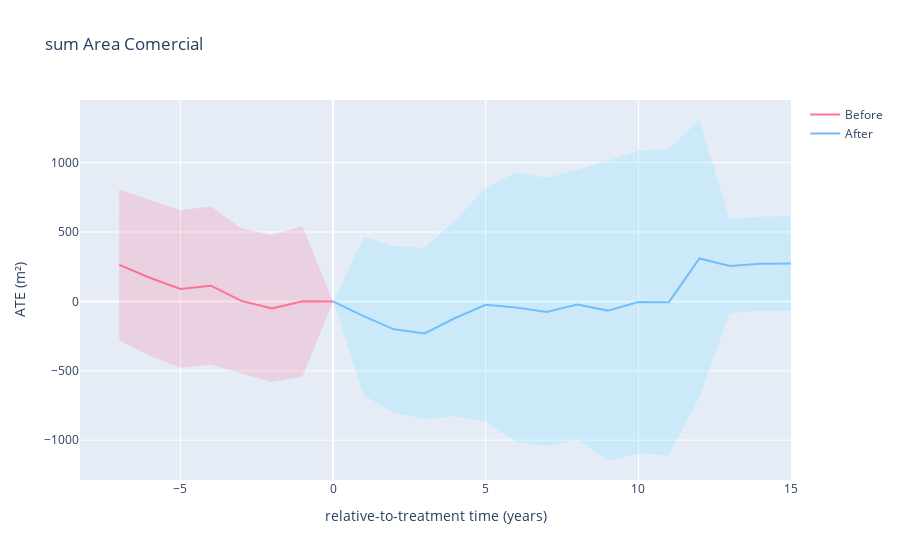
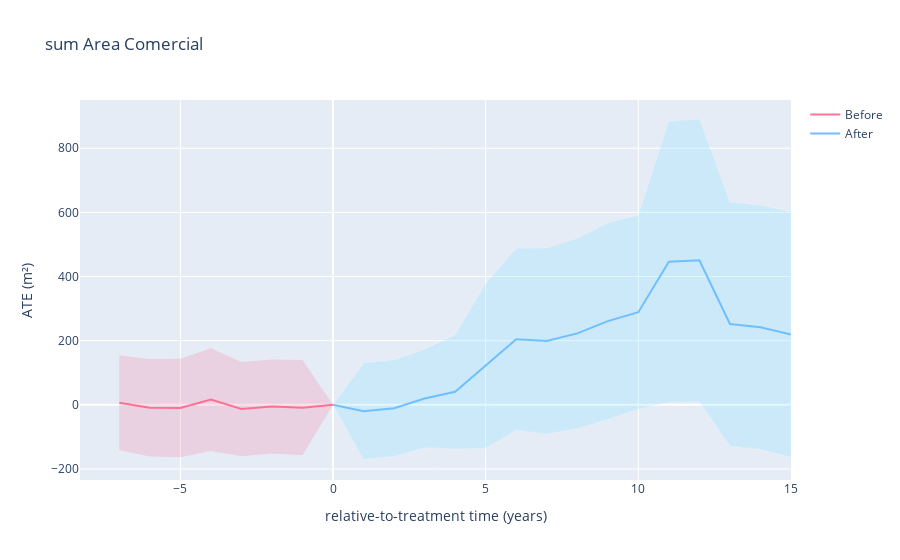
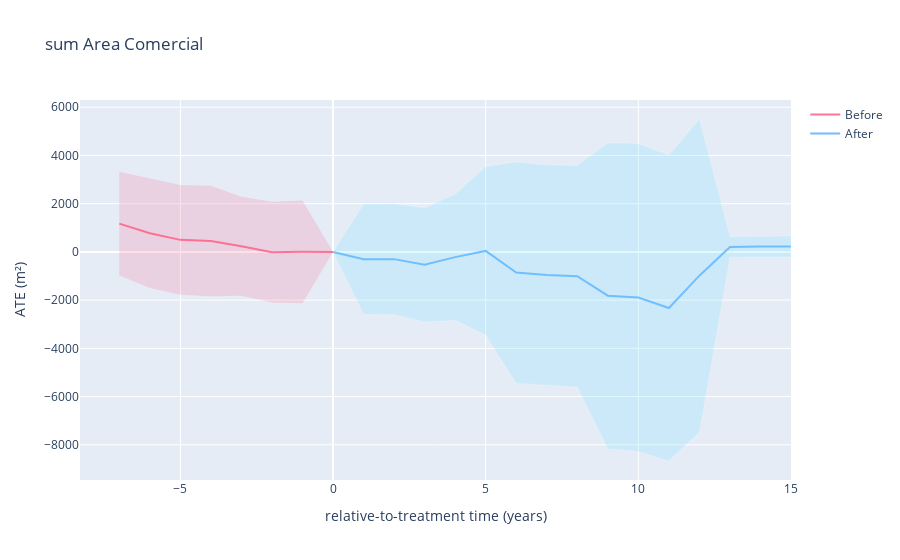

The code cell stored with these charts, in order, in its notebook:
### Code cell
# Set the reference year
delta_ref = 0

lst_aux_ana = []
# For each year we apply the DID and append to a empty list
for year in range(-7, 16):
    lst_aux_ana.append(get_ATE(df_results_matching_all, delta_ref, year, y).assign(year=year))
# Convert the list into a unified Dataframe
df_plot = pd.concat(lst_aux_ana)
print('General')
# Now Plot the result
plot_did(df_plot, delta_ref)

# Same code, for another group
lst_aux_ana = []
for year in range(-7, 16):
    lst_aux_ana.append(get_ATE(df_results_baixa, delta_ref, year, y).assign(year=year))
df_plot = pd.concat(lst_aux_ana)
print('Peripherical Group')
plot_did(df_plot, delta_ref)

# Same...
lst_aux_ana = []
for year in range(-7,16):
    lst_aux_ana.append(get_ATE(df_results_alta, delta_ref, year, y).assign(year=year))
df_plot = pd.concat(lst_aux_ana)
print('Central Group')
plot_did(df_plot, delta_ref)

### Figure 1 — Plotly figure (JSON) as saved in the notebook; plotly's stock layout.template omitted (floating-point values rounded to 4 significant figures)
{"data": [{"line": {"color": "rgba(255, 102, 140,0.9)"}, "mode": "lines", "name": "Before", "type": "scatter", "x": [-7, -6, -5, -4, -3, -2, -1, 0], "y": [263.6, 170.3, 89.0, 113.1, 3.562, -50.86, 0.2714, 0]}, {"line": {"color": "rgba(102, 179, 255, 0.9)"}, "mode": "lines", "name": "After", "type": "scatter", "x": [0, 1, 2, 3, 4, 5, 6, 7, 8, 9, 10, 11, 12, 13, 14, 15], "y": [0, -106.0, -201.4, -230.9, -119.8, -25.0, -43.2, -75.93, -23.0, -66.32, -4.844, -5.393, 309.5, 254.6, 272.2, 273.5]}, {"fill": "toself", "fillcolor": "rgba(255, 102, 140,0.2)", "hoverinfo": "skip", "line": {"color": "rgba(255,255,255,0)"}, "showlegend": false, "type": "scatter", "x": [-7, -6, -5, -4, -3, -2, -1, 0, 0, -1, -2, -3, -4, -5, -6, -7], "y": [806.6, 732.6, 656.5, 682.9, 524.9, 478.4, 540.9, 0, 0, -540.4, -580.1, -517.8, -456.7, -478.5, -392.0, -279.3]}, {"fill": "toself", "fillcolor": "rgba(102, 217, 255,0.2)", "hoverinfo": "skip", "line": {"color": "rgba(255,255,255,0.1)"}, "showlegend": false, "type": "scatter", "x": [0, 1, 2, 3, 4, 5, 6, 7, 8, 9, 10, 11, 12, 13, 14, 15, 15, 14, 13, 12, 11, 10, 9, 8, 7, 6, 5, 4, 3, 2, 1, 0], "y": [0, 468.0, 401.6, 389.9, 590.0, 822.4, 932.4, 893.5, 953.8, 1017.0, 1090.0, 1101.0, 1314.0, 597.4, 613.7, 615.4, -68.38, -69.33, -88.24, -695.2, -1111.0, -1099.0, -1150.0, -999.8, -1045.0, -1019.0, -872.4, -829.6, -851.6, -804.3, -680.0, 0]}], "layout": {"autosize": true, "title": {"text": "sum Area Comercial"}, "xaxis": {"autorange": true, "range": [-8.346, 15], "title": {"text": "relative-to-treatment time (years)"}, "type": "linear"}, "yaxis": {"autorange": true, "range": [-1287.0, 1451.0], "title": {"text": "ATE (m²)"}, "type": "linear"}}}

### Figure 2 — Plotly figure (JSON) as saved in the notebook; plotly's stock layout.template omitted (floating-point values rounded to 4 significant figures)
{"data": [{"line": {"color": "rgba(255, 102, 140,0.9)"}, "mode": "lines", "name": "Before", "type": "scatter", "x": [-7, -6, -5, -4, -3, -2, -1, 0], "y": [6.536, -9.06, -10.07, 16.37, -13.17, -5.053, -8.896, 0]}, {"line": {"color": "rgba(102, 179, 255, 0.9)"}, "mode": "lines", "name": "After", "type": "scatter", "x": [0, 1, 2, 3, 4, 5, 6, 7, 8, 9, 10, 11, 12, 13, 14, 15], "y": [0, -19.71, -10.67, 19.76, 40.61, 121.2, 204.8, 199.2, 222.7, 261.0, 288.8, 446.0, 450.6, 251.9, 241.6, 219.5]}, {"fill": "toself", "fillcolor": "rgba(255, 102, 140,0.2)", "hoverinfo": "skip", "line": {"color": "rgba(255,255,255,0)"}, "showlegend": false, "type": "scatter", "x": [-7, -6, -5, -4, -3, -2, -1, 0, 0, -1, -2, -3, -4, -5, -6, -7], "y": [154.8, 142.7, 143.4, 176.5, 133.8, 141.5, 139.4, 0, 0, -157.2, -151.6, -160.2, -143.8, -163.5, -160.8, -141.7]}, {"fill": "toself", "fillcolor": "rgba(102, 217, 255,0.2)", "hoverinfo": "skip", "line": {"color": "rgba(255,255,255,0.1)"}, "showlegend": false, "type": "scatter", "x": [0, 1, 2, 3, 4, 5, 6, 7, 8, 9, 10, 11, 12, 13, 14, 15, 15, 14, 13, 12, 11, 10, 9, 8, 7, 6, 5, 4, 3, 2, 1, 0], "y": [0, 130.8, 139.9, 173.6, 218.3, 378.2, 488.6, 489.3, 519.1, 568.0, 591.5, 884.2, 891.3, 632.7, 622.8, 602.3, -163.4, -139.6, -129.0, 9.946, 7.845, -13.94, -46.01, -73.65, -90.85, -79.09, -135.8, -137.1, -134.1, -161.3, -170.2, 0]}], "layout": {"autosize": true, "title": {"text": "sum Area Comercial"}, "xaxis": {"autorange": true, "range": [-8.346, 15], "title": {"text": "relative-to-treatment time (years)"}, "type": "linear"}, "yaxis": {"autorange": true, "range": [-248.5, 951.3], "title": {"text": "ATE (m²)"}, "type": "linear"}}}

### Figure 3 — Plotly figure (JSON) as saved in the notebook; plotly's stock layout.template omitted (floating-point values rounded to 4 significant figures)
{"data": [{"line": {"color": "rgba(255, 102, 140,0.9)"}, "mode": "lines", "name": "Before", "type": "scatter", "x": [-7, -6, -5, -4, -3, -2, -1, 0], "y": [1172.0, 775.7, 499.9, 451.2, 234.3, -12.47, 6.92, 0]}, {"line": {"color": "rgba(102, 179, 255, 0.9)"}, "mode": "lines", "name": "After", "type": "scatter", "x": [0, 1, 2, 3, 4, 5, 6, 7, 8, 9, 10, 11, 12, 13, 14, 15], "y": [0, -302.9, -299.5, -534.3, -216.0, 42.57, -858.5, -962.0, -1009.0, -1813.0, -1894.0, -2325.0, -985.3, 204.6, 220.2, 228.9]}, {"fill": "toself", "fillcolor": "rgba(255, 102, 140,0.2)", "hoverinfo": "skip", "line": {"color": "rgba(255,255,255,0)"}, "showlegend": false, "type": "scatter", "x": [-7, -6, -5, -4, -3, -2, -1, 0, 0, -1, -2, -3, -4, -5, -6, -7], "y": [3326.0, 3045.0, 2777.0, 2740.0, 2291.0, 2077.0, 2138.0, 0, 0, -2124.0, -2102.0, -1823.0, -1838.0, -1777.0, -1494.0, -982.2]}, {"fill": "toself", "fillcolor": "rgba(102, 217, 255,0.2)", "hoverinfo": "skip", "line": {"color": "rgba(255,255,255,0.1)"}, "showlegend": false, "type": "scatter", "x": [0, 1, 2, 3, 4, 5, 6, 7, 8, 9, 10, 11, 12, 13, 14, 15, 15, 14, 13, 12, 11, 10, 9, 8, 7, 6, 5, 4, 3, 2, 1, 0], "y": [0, 1983.0, 1995.0, 1827.0, 2400.0, 3540.0, 3728.0, 3604.0, 3584.0, 4532.0, 4490.0, 4022.0, 5513.0, 630.5, 643.9, 659.6, -201.9, -203.4, -221.2, -7483.0, -8671.0, -8277.0, -8159.0, -5602.0, -5528.0, -5445.0, -3454.0, -2832.0, -2895.0, -2594.0, -2589.0, 0]}], "layout": {"autosize": true, "title": {"text": "sum Area Comercial"}, "xaxis": {"autorange": true, "range": [-8.346, 15], "title": {"text": "relative-to-treatment time (years)"}, "type": "linear"}, "yaxis": {"autorange": true, "range": [-9459.0, 6301.0], "title": {"text": "ATE (m²)"}, "type": "linear"}}}
